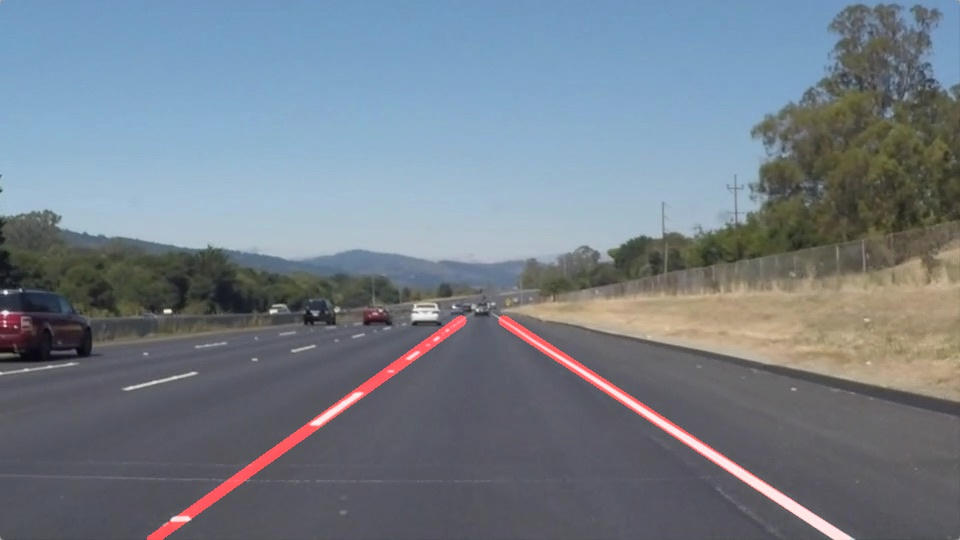
#> input picture examples/laneLines_thirdPass.jpg, 960 x 540 px, given in place of the camera
$ python from_camera.py
#> lines starting #> are read from the running program, lines starting #| are printed output that depends on the picture; after the words box and inside, x2 and y2 are one past the last pixel; in counts of white or black regions, pixels touching at a corner belong together
import matplotlib.pyplot as plt
import matplotlib.image as mpimg
import numpy as np
import cv2
# matplotlib inline
import math
from moviepy.editor import VideoFileClip


def grayscale(img):
    return cv2.cvtColor(img, cv2.COLOR_RGB2GRAY)

def canny(img, low_threshold, high_threshold):
    return cv2.Canny(img, low_threshold, high_threshold)

def gaussian_blur(img, kernel_size):
    return cv2.GaussianBlur(img, (kernel_size, kernel_size), 0)

def region_of_interest(img, vertices):
    #defining a blank mask to start with
    mask = np.zeros_like(img)

    #defining a 3 channel or 1 channel color to fill the mask with depending on the input image
    if len(img.shape) > 2:
        channel_count = img.shape[2]  # i.e. 3 or 4 depending on your image
        ignore_mask_color = (255,) * channel_count
    else:
        ignore_mask_color = 255

    #filling pixels inside the polygon defined by "vertices" with the fill color
    cv2.fillPoly(mask, vertices, ignore_mask_color)

    #returning the image only where mask pixels are nonzero
    masked_image = cv2.bitwise_and(img, mask)
    return masked_image


def draw_lines(img, lines, color=[255, 0, 0], thickness=2):
    for line in lines:
        for x1,y1,x2,y2 in line:
            cv2.line(img, (x1, y1), (x2, y2), color, thickness)


def hough_lines(img, rho, theta, threshold, min_line_len, max_line_gap):
    lines = cv2.HoughLinesP(img, rho, theta, threshold, np.array([]), minLineLength=min_line_len, maxLineGap=max_line_gap)
    line_img = np.zeros((img.shape[0], img.shape[1], 3), dtype=np.uint8)
    draw_lines(line_img, lines)
    return line_img

def weighted_img(img, initial_img, α=0.8, β=1., γ=0.):
    return cv2.addWeighted(initial_img, α, img, β, γ)

def process_image(image):
    blurredImage = gaussian_blur(image, 5)
    edgesImage = canny(blurredImage, 50, 100)
    height = image.shape[0]
    width = image.shape[1]
    vertices = np.array([[(0,imshape[0]),(450, 320), (490, 320), (imshape[1],imshape[0])]], dtype=np.int32)
    regionInterestImage = region_of_interest(edgesImage, vertices)

    lineMarkedImage = hough_lines(regionInterestImage, 1, np.pi/180, 50, 100, 160)
    # draw output on top of original
    return weighted_img(lineMarkedImage, image)

# Deklarasi
kernel_size = 5
low_threshold = 50
high_threshold = 200
rho = 1 # Jarak resolusi grid Hough (dalam pixel)
theta = np.pi/180 # resolusi angulara grid Hough (dalam radian)
threshold = 50   # minimum number of votes (intersections in Hough grid cell)
min_line_length = 1 #minimum number of pixels making up a line
max_line_gap = 250   # maximum gap in pixels between connectable line segments


cam = cv2.VideoCapture(0)
# cam.set(4,1280) # set Width
# cam.set(3,720) # set Height
if not cam.isOpened():
    print("Cannot open camera")
    exit()

while True:
    _, image = cam.read()
#> image is the input picture: shape (540, 960, 3); mean B, G, R 136.5, 126, 116.1
    if not _:
        print("Can't receive frame (stream end?). Exiting ...")
        break

    # Fungsi-fungsi
    gray = grayscale(image)
#> in grayscale, `return cv2.cvtColor(img, cv2.COLOR_RGB2GRAY)`:
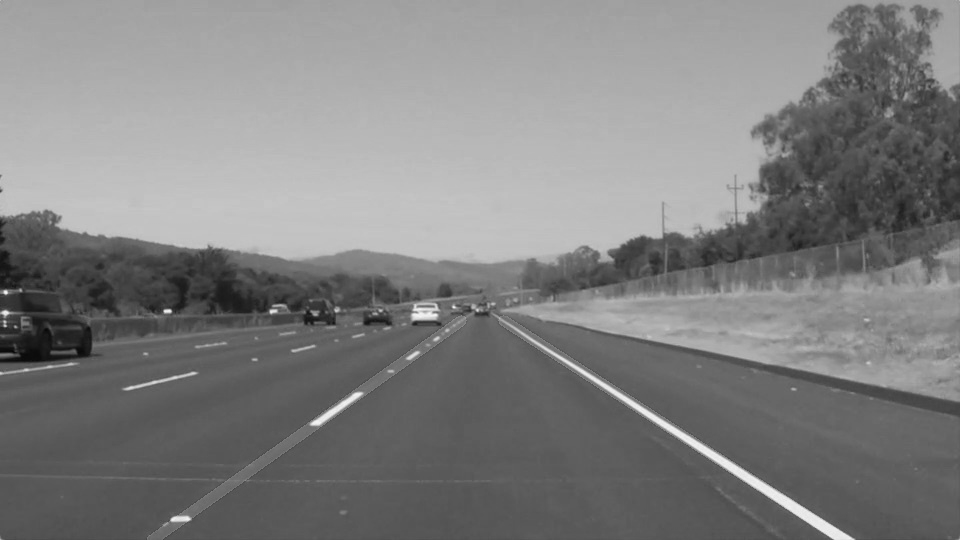
#> returned value: shape (540, 960); min 6, max 244, mean 128

    # Define a kernel size and apply Gaussian smoothing

    blur_gray = gaussian_blur(gray, kernel_size)

    # Define our parameters for Canny and apply

    edges = canny(blur_gray, low_threshold, high_threshold)
#> in canny, `return cv2.Canny(img, low_threshold, high_threshold)`:
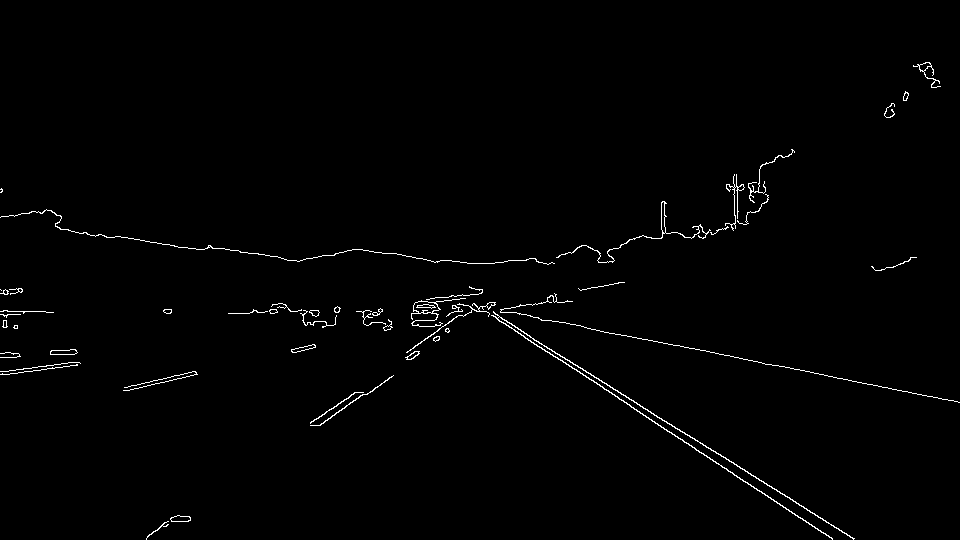
#> returned value: shape (540, 960); 1% white in thin lines or dots, all inside (x1, y1, x2, y2) = (0, 62, 960, 540)

    # Next we'll create a masked edges image using cv2.fillPoly()

    # This time we are defining a four sided polygon to mask
    imshape = image.shape
#> imshape = (540, 960, 3)
    vertices = np.array([[(0,imshape[0]),(450, 320), (490, 320), (imshape[1],imshape[0])]], dtype=np.int32)

    masked_edges = region_of_interest(edges, vertices)
#> in region_of_interest, `cv2.fillPoly(mask, vertices, ignore_mask_color)`:
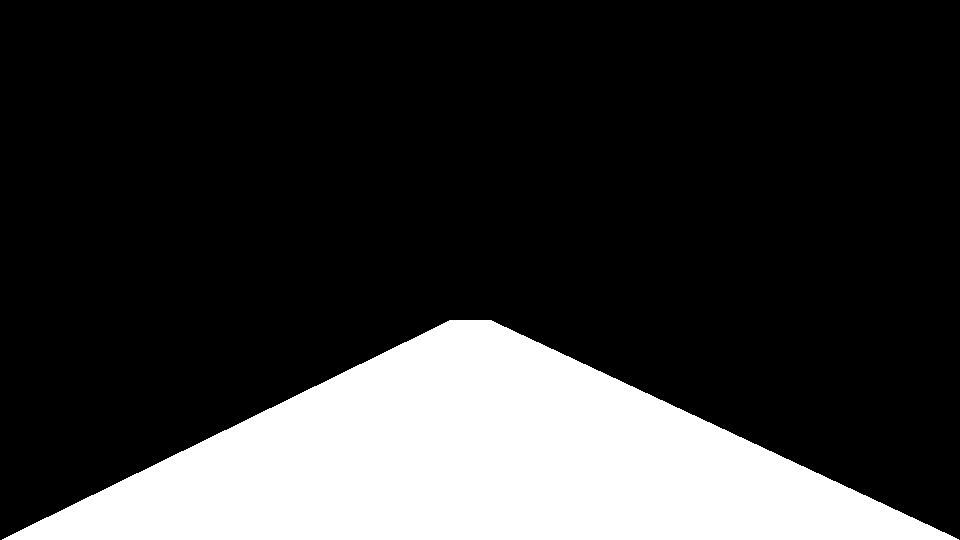
#> mask: shape (540, 960); 21.2% white; 1 white region, box (x1, y1, x2, y2) and area: (2, 320, 959, 540) 110020
#> in region_of_interest, `masked_image = cv2.bitwise_and(img, mask)`:
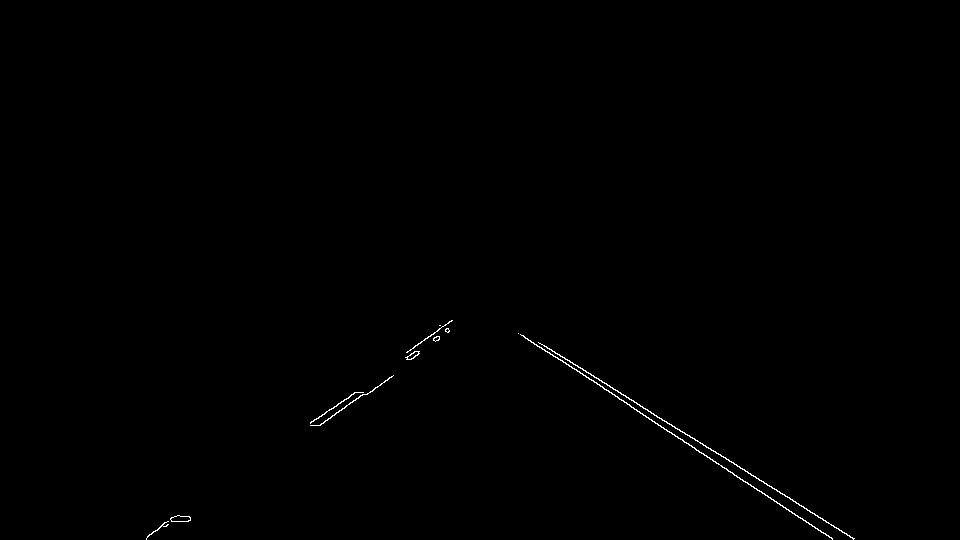
#> masked_image: shape (540, 960); 0.29% white in thin lines or dots, all inside (x1, y1, x2, y2) = (146, 320, 855, 540)

    # Define the Hough transform parameters
    # Make a blank the same size as our image to draw on

    line_image = np.copy(image)*0 # creating a blank to draw lines on
#> line_image: shape (540, 960, 3); every value is 0

    # Run Hough on edge detected image
    # Output "lines" is an array containing endpoints of detected line segments
    lines = cv2.HoughLinesP(masked_edges, rho, theta, threshold, np.array([]),
                            min_line_length, max_line_gap)
#> lines = [[544, 345, 854, 538], [531, 342, 832, 538], [538, 342, 853, 539], [518, 333, 779, 503], [147, 536, 391, 377], [174, 521, 451, 320], [523, 335, 617, 396], [146, 539, 447, 328]]
    # print (lines)
    # print (type(lines))
    # Iterate over the output "lines" and draw lines on a blank image
    if not type(lines) == type(None):
        for line in lines:
            print (line)
            for x1,y1,x2,y2 in line:
                # print (x1, y1, x2, y2)
                cv2.line(line_image,(x1,y1),(x2,y2),(255,0,0),10)
#> this loop made 8 passes
#| [[544 345 854 538]]
#| [[531 342 832 538]]
#| [[538 342 853 539]]
#| [[518 333 779 503]]
#| [[147 536 391 377]]
#| [[174 521 451 320]]
#| [[523 335 617 396]]
#| [[146 539 447 328]]
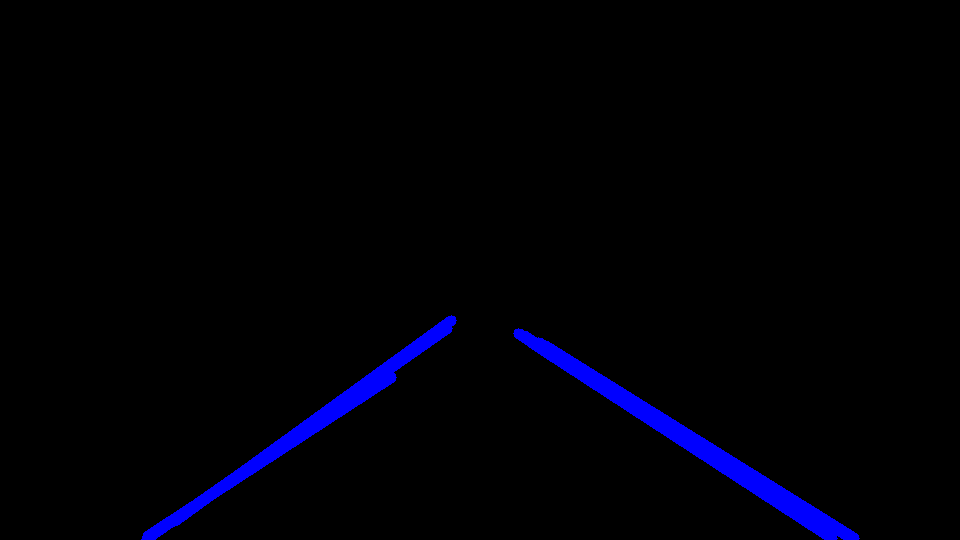
#> line_image: shape (540, 960, 3); mean B, G, R 6.4, 0, 0
    else:
        print('Tidak terdeteksi garis! Ubah posisi kamera')


    # Create a "color" binary image to combine with line image
    color_edges = np.dstack((edges, edges, edges))

    # Draw the lines on the edge image
    lines_edges = cv2.addWeighted(color_edges, 0.8, line_image, 1, 0)
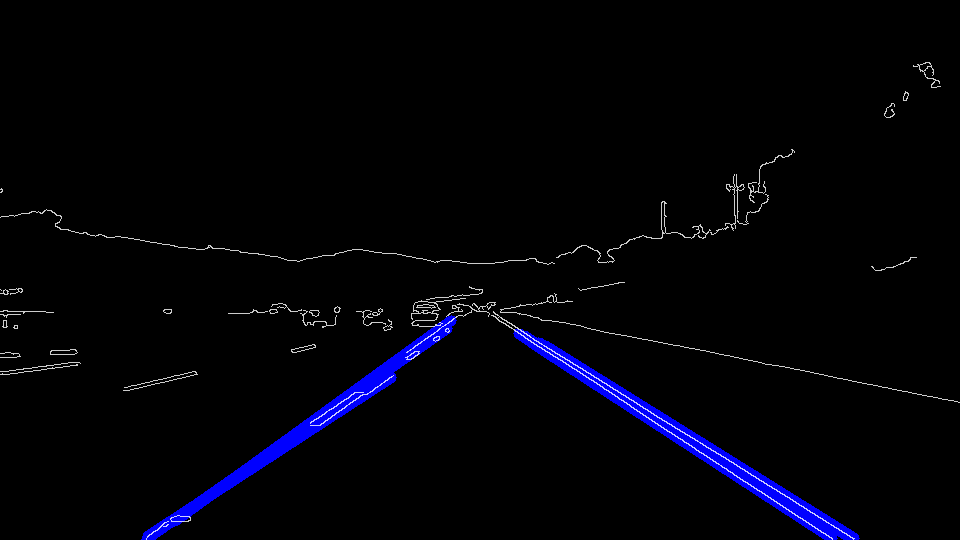
#> lines_edges: shape (540, 960, 3); mean of channels 0, 1, 2 7.9, 2.1, 2.1; drawn as B, G, R


    # Menampilkan hasil
    cv2.imshow('Camera', lines_edges)
    if cv2.waitKey(30) & 0xFF == ord('q'):
#> (key q is pressed here)
        break

cam.release()
cv2.destroyAllWindows()
